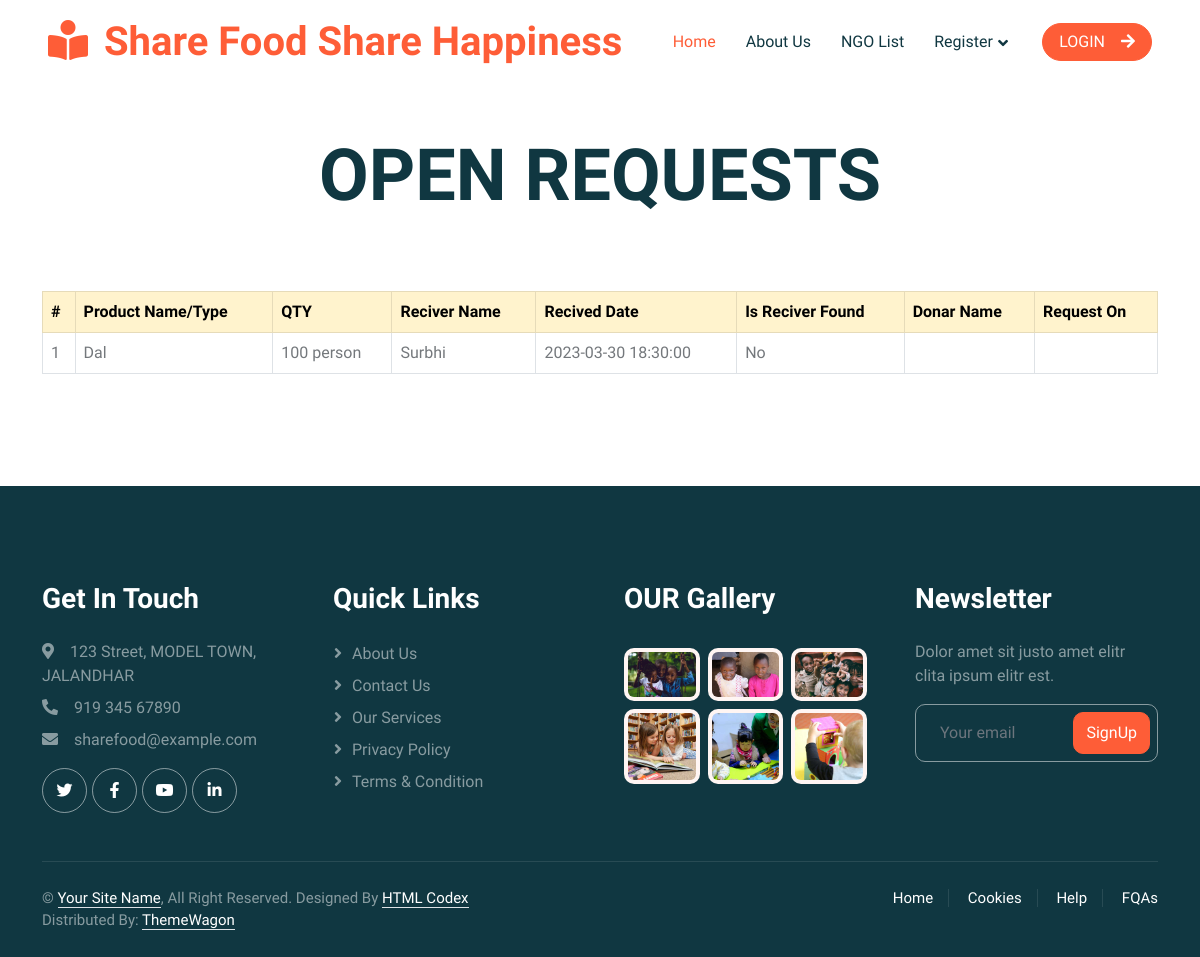
The app's page /openrequest.php with its own data.
### tables this page shows
CREATE TABLE `donate_request` (
  `id` int(11) NOT NULL,
  `categoryId` int(11) NOT NULL,
  `foodId` int(11) NOT NULL,
  `qty` varchar(199) NOT NULL,
  `donarId` int(11) DEFAULT NULL,
  `donationDate` timestamp NULL DEFAULT NULL,
  `recieverId` int(11) DEFAULT NULL,
  `isDonateRequest` int(11) NOT NULL DEFAULT 0,
  `isRequest` int(11) NOT NULL DEFAULT 0,
  `requestDate` timestamp NULL DEFAULT NULL,
  `isPending` tinyint(4) NOT NULL DEFAULT 1,
  `createdAt` timestamp NOT NULL DEFAULT current_timestamp()
);

CREATE TABLE `food_items` (
  `id` int(11) NOT NULL,
  `category` int(11) NOT NULL,
  `item_name` varchar(50) NOT NULL,
  `image` varchar(50) NOT NULL,
  `description` varchar(200) NOT NULL,
  `created_at` timestamp NOT NULL DEFAULT current_timestamp() ON UPDATE current_timestamp()
);

CREATE TABLE `donar_receiver` (
  `id` int(11) NOT NULL,
  `name` varchar(100) NOT NULL,
  `email` varchar(255) NOT NULL,
  `password` varchar(255) NOT NULL,
  `gender` varchar(255) NOT NULL,
  `image` varchar(255) NOT NULL,
  `contact` int(11) NOT NULL,
  `address` varchar(255) NOT NULL,
  `status` int(11) NOT NULL,
  `isRegisterAsDonar` tinyint(1) NOT NULL DEFAULT 0,
  `isRegisterAsReceiver` tinyint(1) NOT NULL DEFAULT 0
);

### openrequest.php (the view, shortened to what this page needs)
<?php
    include_once("header.php");
?>
    <div class="container-xxl py-5">
        <div class="container">
            <div class="row g-5">
            <div class="col-md-12">
            <h1 class="display-2 text-dark text-center mb-4 animated slideInDown">OPEN REQUESTS</h1>
                </div>
                <div class="col-lg-12 mx-auto wow fadeInUp" data-wow-delay="0.1s">
                <table class="table table-bordered ">
                        <thead class="table-warning">
                        <tr>
                            <th>#</th>
                            <th>Product Name/Type</th>
                            <th>QTY</th>
                            <th>Reciver Name</th>
                            <th>Recived Date</th>
                            <th>Is Reciver Found</th>
                            <th>Donar Name</th>
                            <th>Request On</th>
                        </tr>
                        </thead>
                        <?php
                        $count = 1;
                        include_once 'config.php';
                        $q = 'SELECT donate_request.*,food_items.*,dd.*,dr.name as drname, dr.id
                        FROM `donate_request`
                        left join food_items on donate_request.foodId = food_items.id
                        left join donar_receiver dd on donate_request.donarId = dd.id
                        left join donar_receiver dr on  donate_request.recieverId = dr.id
                        where donate_request.isPending=1 and donate_request.isRequest=1';
                        $res = mysqli_query($conn, $q);
                        if ($data = mysqli_fetch_array($res)) {
                            do{
                                ?>
                                    <tr>
                                    <td><?php echo $count; ?></td>
                                    <td><?php echo $data['item_name']; ?></td>
                                    <td><?php echo $data['qty']; ?></td>
                                    <td><?php echo $data['drname']; ?></td>
                                    <td><?php if($data['recieverId']!=0) echo $data['requestDate']; ?></td>
                                    <td><?php if($data['isPending']!=1) echo "Yes"; else echo "No"; ?></td>
                                    <td><?php echo $data['name']; ?></td>
                                    <td><?php if($data['donarId']!=0) echo $data['donationDate']; ?></td>                                   </tr>
                                <?php  $count++;
                            }while ($data = mysqli_fetch_array($res));
                        }
                        else{
                            echo '
                                <tr>
                                    <td colspan="8" class="text-center">NO ITEM EXIST</td>
                                </tr>
                            ';
                        }
                        ?>
                    </table>
                </div>
            </div>
        </div>
    </div>
<?php
    include_once("footer.php");
?>

### css/style.css (style rules this page uses)
:root { --primary: #FE5D37; --light: #FFF5F3; --dark: #103741; }
h1, h2, h3, h4, .h1, .h2, .h3, .h4, .display-1, .display-2, .display-3, .display-4, .display-5, .display-6 { font-family: 'Lobster Two', cursive; font-weight: 700; }

### records on screen
donate_request: food_items.item_name "Dal", qty "100 person", donar_receiver.name "Surbhi", requestDate "2023-03-30 18:30:00", isPending "No"
